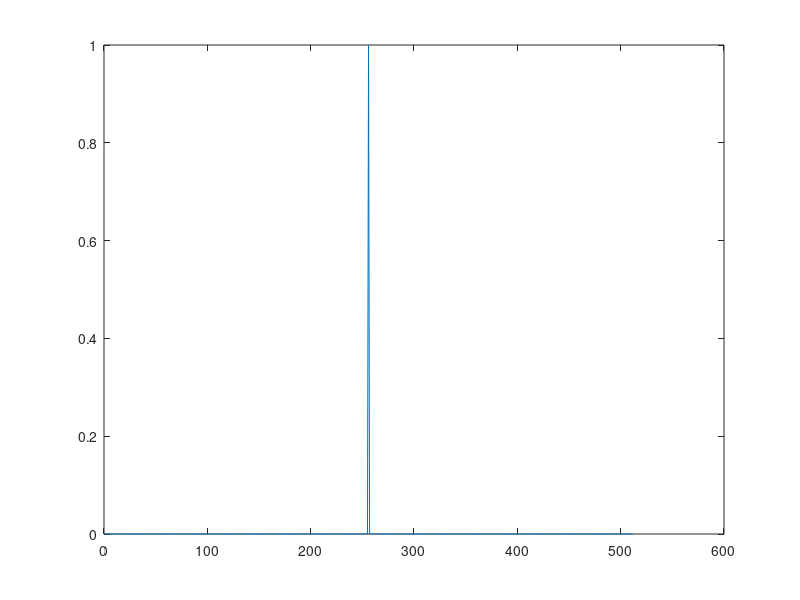
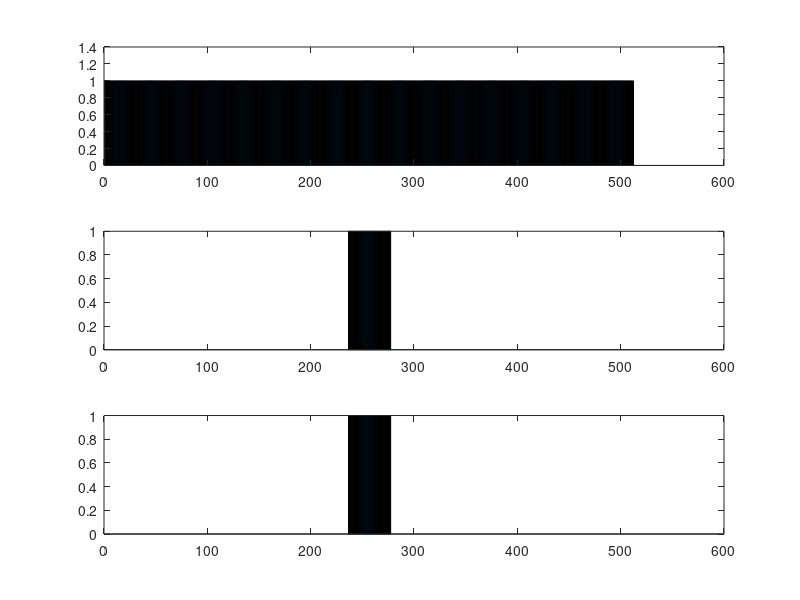
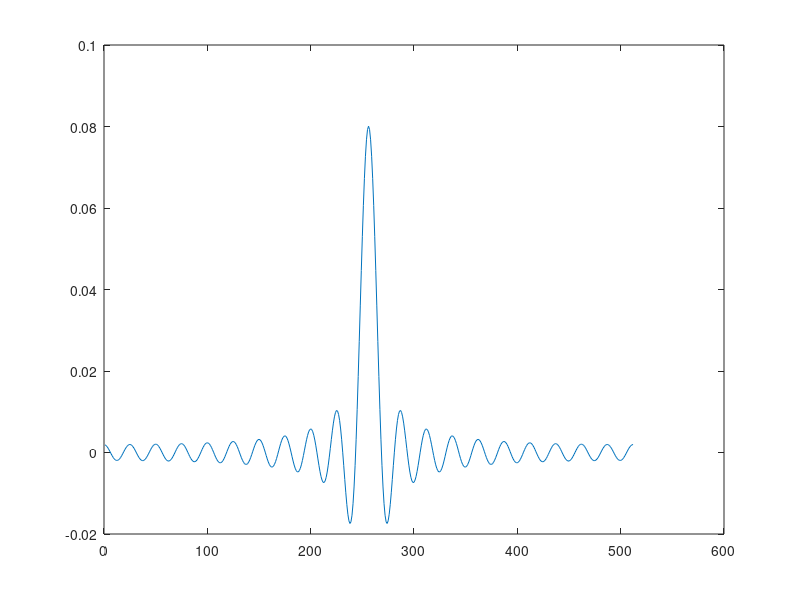
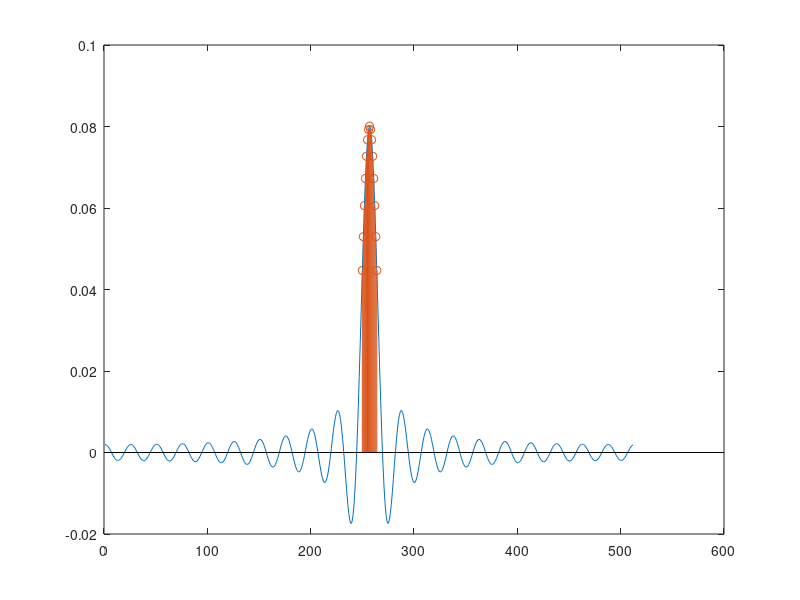

Write MATLAB code to recreate these figures, in order. (Note: this script raises an error after producing the figures.)
close all;
clear all;
N = 512;
omega = 0.1;
t = 1 : N;
%x = 0.25*sin(omega*t) + 0.5*sin(2*omega*t+10)...
%+ 1*sin(4*omega*t) + 1.5*sin(5*omega*t+25);
x=zeros(1,N);
x(N/2)=1;
figure;
plot(t, x);

X = fftshift(fft(fftshift(x)));
figure;
subplot(3,1,1),bar(abs(X));

H = zeros(1,N);
P = 20;
H(N/2 + 1 - P : N/2 + 1 + P) = 1;
subplot(3,1,2),bar(abs(H));

Y = H.*X;
subplot(3,1,3),bar(abs(Y));
ylim([0 max(abs(X))]);

y = fftshift(ifft(fftshift(Y)));
y = real(y);
figure;
plot(t, y);

H = zeros(1,N);
P = 20;
H(N/2 + 1 - P : N/2 +1 + P) = 1;
h = fftshift(ifft(fftshift(H)));
h = real(h);
figure;
plot(t, h);

L = 7;
t_es = (N/2 + 1 - L) : (N/2 + 1 + L);
h_es = h(t_es);
hold on;
stem(t_es, h_es);
hold off;
h_es = (1/sum(h_es)).*h_es;

y = myfilter(h_es,x);
figure;
plot(t, y);

X = fftshift(fft(fftshift(x)));
figure;
subplot(3,1,1),bar(abs(X));
H_es = fftshift(fft(fftshift(h_es),N));
subplot(3,1,2),bar(abs(H_es));
Y = fftshift(fft(fftshift(y)));
subplot(3,1,3),bar(abs(Y));
ylim([0 max(abs(X))]);


